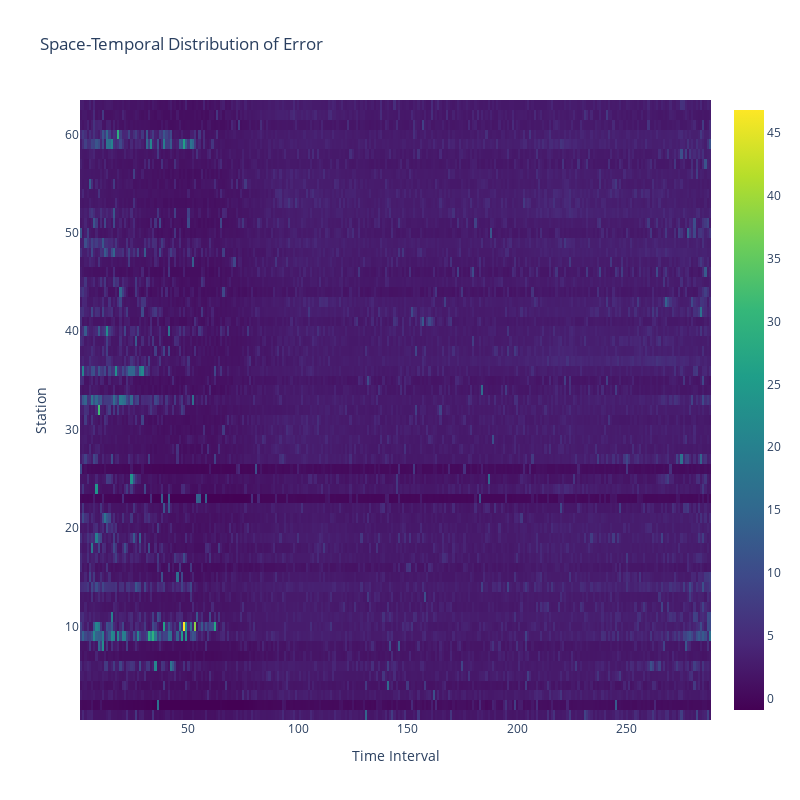

This figure's notebook cell:
### Code cell
import numpy as np
import plotly.graph_objects as go

# Assuming your matrix is named 'service_level_matrix'
# Shape: (63, 24)

# Generate x and y coordinates for each station and time interval
x = np.arange(1,25)
y = np.arange(1,64)

# Create a meshgrid of x and y coordinates
X, Y = np.meshgrid(x, y)

# Create the heatmap trace
heatmap = go.Heatmap(
    x=x,
    y=y,
    z=predicted,
    colorscale='Viridis'  # Use a colorscale of your choice
)

# Create the layout
layout = go.Layout(
    title='Space-Temporal Distribution of Error',
    xaxis=dict(title='Time Interval'),
    yaxis=dict(title='Station'),
    height=800,
    width=800,
)

# Create the figure
fig = go.Figure(data=[heatmap], layout=layout)

# Show the figure
fig.show()

### Figure 1 — Plotly figure (JSON) as saved in the notebook; plotly's stock layout.template omitted (floating-point values rounded to 4 significant figures; data arrays with more than 128 entries replaced by an {"elided": "..."} marker saying what was removed)
{"data": [{"colorscale": [[0, "#440154"], [0.1111, "#482878"], [0.2222, "#3e4989"], [0.3333, "#31688e"], [0.4444, "#26828e"], [0.5556, "#1f9e89"], [0.6667, "#35b779"], [0.7778, "#6ece58"], [0.8889, "#b5de2b"], [1, "#fde725"]], "type": "heatmap", "x": [1, 2, 3, 4, 5, 6, 7, 8, 9, 10, 11, 12, 13, 14, 15, 16, 17, 18, 19, 20, 21, 22, 23, 24], "y": [1, 2, 3, 4, 5, 6, 7, 8, 9, 10, 11, 12, 13, 14, 15, 16, 17, 18, 19, 20, 21, 22, 23, 24, 25, 26, 27, 28, 29, 30, 31, 32, 33, 34, 35, 36, 37, 38, 39, 40, 41, 42, 43, 44, 45, 46, 47, 48, 49, 50, 51, 52, 53, 54, 55, 56, 57, 58, 59, 60, 61, 62, 63], "z": {"elided": "63x288 float values"}}], "layout": {"height": 800, "title": {"text": "Space-Temporal Distribution of Error"}, "width": 800, "xaxis": {"title": {"text": "Time Interval"}}, "yaxis": {"title": {"text": "Station"}}}}
